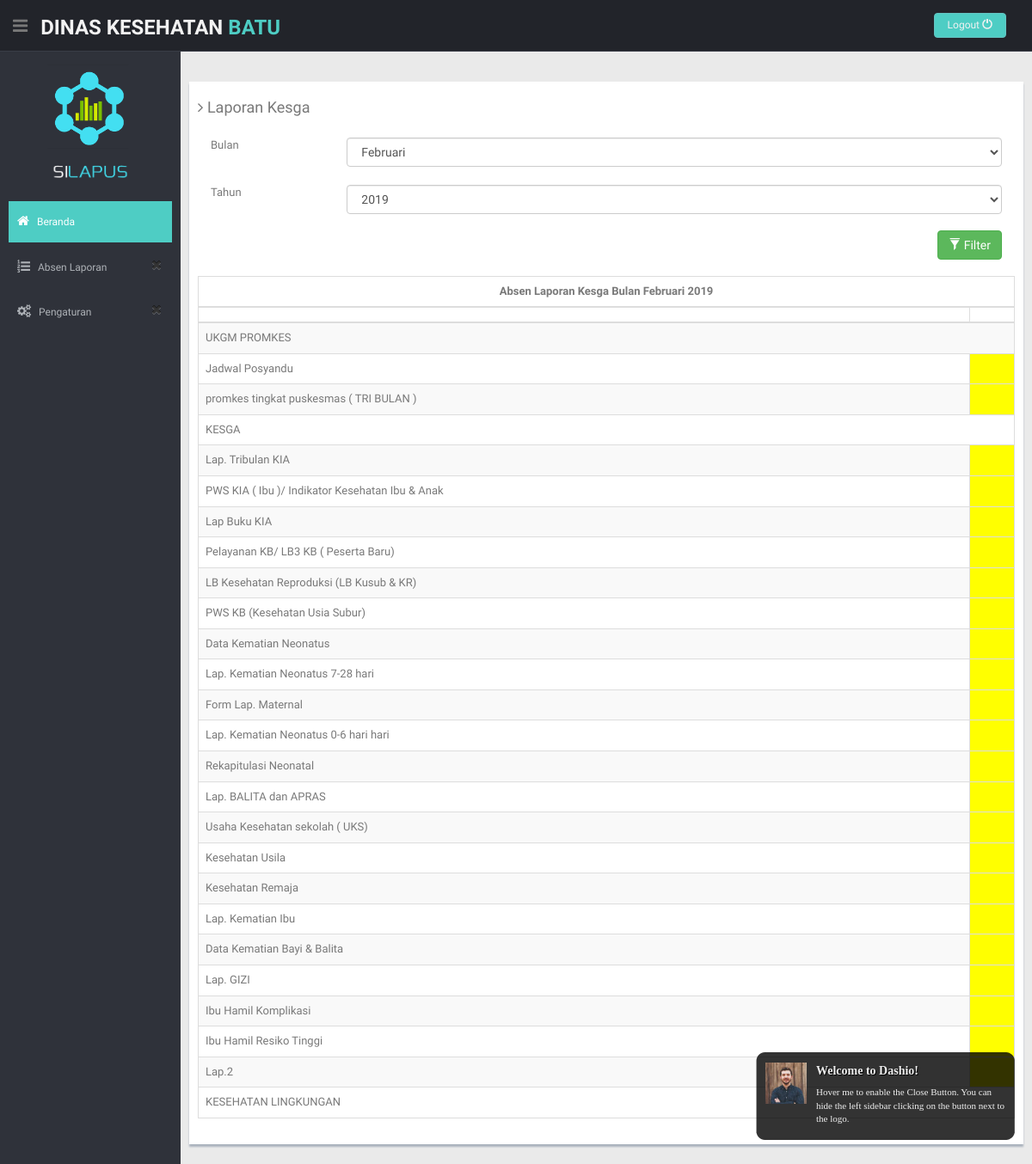
The page /index.php/user/laporanKesgaUser on the database its author committed.
### tables this page shows
CREATE TABLE `formatkategori` (
  `idKategori` int(11) NOT NULL,
  `namaKategori` varchar(225) NOT NULL,
  `jenisLaporan` enum('KESGA','P2PL','YANKES','') NOT NULL
);

CREATE TABLE `detaillaporan` (
  `idDetailLaporan` int(11) NOT NULL,
  `idLaporan` varchar(50) NOT NULL,
  `namaField` varchar(225) NOT NULL,
  `namaKategori` varchar(200) NOT NULL,
  `Batu` varchar(255) NOT NULL DEFAULT 'BELUM',
  `Junrejo` varchar(255) NOT NULL,
  `Beji` varchar(255) NOT NULL,
  `Sisir` varchar(255) NOT NULL,
  `Bumiaji` varchar(255) NOT NULL DEFAULT 'BELUM',
  `terima` text NOT NULL,
  `susulan` text NOT NULL,
  `Kepanjen` varchar(100) DEFAULT NULL
);

### application/controllers/User.php (called while the page is built, shortened)
<?php
class User extends CI_Controller {
	public function __construct()
	{
		$this->load->model('UserModel');
		$this->load->model('KesgaModel');
		$this->load->model('P2plModel');
		$this->load->model('YankesModel');
	}
	public function laporanKesgaUser()
	{
		$this->load->helper('url');
		$this->load->helper('form');
		$query = $this->db->query("select tahun,bulan from laporan where jenisLaporan= 'KESGA' order by kodeLaporan DESC LIMIT 1");
  foreach ($query->result() as $key) {
        $data['bulan']= $key->bulan;
        $data['tahun']= $key->tahun;
      }
		$data['kategori']= $this->KesgaModel->getKategoriKesga();
		$data['laporan']= $this->KesgaModel->getLastLaporan();
		$this->load->view('headeruser');
		$this->load->view('laporanKesgaUser',$data);
	}
}

### index.php (called while the page is built, shortened)
<?php
require_once BASEPATH.'core/CodeIgniter.php';

### application/models/KesgaModel.php (called while the page is built, shortened)
<?php
class KesgaModel extends CI_Model {
    public function getKategoriKesga()
    {
        $this->db->where('jenisLaporan', "KESGA");
        $query = $this->db->get('formatkategori');
        if($query->num_rows()>0){
            return $query->result();
        }
    }
    public function getLastLaporan(){
        $this->db->select('*');
        $this->db->distinct();
        $this->db->from('detaillaporan');
        $this->db->join('laporan', 'laporan.kodeLaporan = detaillaporan.idLaporan');
        $this->db->where('detaillaporan.idLaporan', '(SELECT kodeLaporan from laporan WHERE jenisLaporan = "KESGA" ORDER by kodeLaporan DESC LIMIT 1)',false);
         $query = $this->db->get();
            return $query->result();
    }
}

### application/views/laporanKesgaUser.php (the view, shortened to what this page needs)
    <section id="main-content">
          <div class="col-lg-12">
      <section class="wrapper">
        <div class="row">
          <div class="row mt">
            <div class="form-panel">
              <h4 class="mb"><i class="fa fa-angle-right"></i> Laporan Kesga <?php echo  $this->session->userdata('logged_in')['namaPuskes'];?></h4>
             <?php echo form_open('User/filterKesga'); ?>
                <div class="form-group">
                  <label class="col-sm-2 col-sm-2 control-label">Bulan</label>
                  <div class="col-sm-10">
                     <select class="form-control" name="bulan" id="bulan">
                  <?php
                  $daftarBulan = array("Januari","Februari","Maret","April","Mei","Juni","Juli","Agustus","September","Oktober", "Desember");
                  foreach ($daftarBulan as $key) {
                  if($key== $bulan){?>
                    <option value="<?php echo $key?>" selected=""><?php echo $key?></option>
                 <?php }
                  else{?>
                     <option value="<?php echo $key?>" ><?php echo $key?></option>
                  <?php }}?>
                </select>
                  </div>
                </div>
                <div class="form-group"><br><br><br>
                  <label class="col-sm-2 col-sm-2 control-label">Tahun</label>
                  <div class="col-sm-10">
                   <select class="form-control" name="tahun" id="tahun">
                  <?php for($i=2015 ; $i<=2023;$i++){
                    if($i==$tahun){?>
                  <option value="<?php echo $i?>" selected=""><?php echo $i?></option>
            <?php   } else{?>
            <option value="<?php echo $i?>" ><?php echo $i?></option>
                  <?php   }} ?>
                </select><br>
                  </div>
                </div>
                <div class="form-group">
                <div class="col-sm-12" align="right">
               <button type="submit" id="btn-filter" class="btn btn-success" ><span class="glyphicon glyphicon-filter" ></span>  Filter</button>
                <?php echo form_close();?>
                           <br><br>
                  </div>
                </div>
                <table id="table" class="table table-striped table-bordered" cellspacing="0" width="100%">
            <thead>
            <tr>
              <th colspan="8" ><center>Absen Laporan Kesga Bulan <?php echo $bulan." "; echo $tahun?> </center> </th>
            </tr>
                <tr>
                    <th></th>
                    <th><?php echo $this->session->userdata('logged_in')['namaPuskes'];?></th>
                </tr>
            </thead>
            <tbody>
            <?php
            $nama = $this->session->userdata('logged_in')['namaPuskes'];
             foreach($kategori as $key){?>
              <tr>
                  <td colspan="6"><?php echo $key->namaKategori?></td>
              </tr>
              <?php foreach ($laporan as $data) {
                if($key->namaKategori==$data->namaKategori){?>
              <tr>
                <td><?php echo $data->namaField?></td>
              <?php if($data-> $nama== "SUDAH") {?>
                <td><input type="checkbox" name="feeling" value="good" checked="" disabled readonly=""></td>
              <?php }else{?>
              <td style="background: yellow"></td>
              <?php } ?>
              </tr>
              <?php }}} ?>
            </tbody>
        </table>
            </div>
          </div>
      </section>
</body>
</html>

### assets/css/style.css (style rules this page uses)
body { color: #797979; background: #eaeaea; font-family: 'Ruda', sans-serif; padding: 0px !important; margin: 0px !important; font-size:13px; }
.mt { margin-top: 25px; }
.mb { margin-bottom: 25px; }
#main-content { margin-left: 210px; }
.wrapper { display: inline-block; margin-top: 60px; padding-left: 15px; padding-right: 15px; padding-bottom: 15px; padding-top: 0px; width: 100%; }
.form-panel { background: #ffffff; margin: 10px; padding: 10px; box-shadow: 0px 3px 2px #aab2bd; text-align: left; }
label { font-weight: 400; }

### rows shown on the page
formatkategori: namaKategori "UKGM PROMKES"
detaillaporan: namaField "Jadwal Posyandu"
detaillaporan: namaField "promkes tingkat puskesmas ( TRI BULAN )"
formatkategori: namaKategori "KESGA"
detaillaporan: namaField "Lap. Tribulan KIA"
detaillaporan: namaField "PWS KIA ( Ibu )/ Indikator Kesehatan Ibu & Anak"
detaillaporan: namaField "Lap Buku KIA"
detaillaporan: namaField "Pelayanan KB/ LB3 KB ( Peserta Baru)"
detaillaporan: namaField "LB Kesehatan Reproduksi (LB Kusub & KR)"
detaillaporan: namaField "PWS KB (Kesehatan Usia Subur)"
detaillaporan: namaField "Data Kematian Neonatus"
detaillaporan: namaField "Lap. Kematian Neonatus 7-28 hari"
detaillaporan: namaField "Form Lap. Maternal"
detaillaporan: namaField "Lap. Kematian Neonatus 0-6 hari hari"
detaillaporan: namaField "Rekapitulasi Neonatal"
detaillaporan: namaField "Lap. BALITA dan APRAS"
detaillaporan: namaField "Usaha Kesehatan sekolah ( UKS)"
detaillaporan: namaField "Kesehatan Usila"
detaillaporan: namaField "Kesehatan Remaja"
detaillaporan: namaField "Lap. Kematian Ibu"
detaillaporan: namaField "Data Kematian Bayi & Balita"
detaillaporan: namaField "Lap. GIZI"
detaillaporan: namaField "Ibu Hamil Komplikasi"
detaillaporan: namaField "Ibu Hamil Resiko Tinggi"
detaillaporan: namaField "Lap.2"
formatkategori: namaKategori "KESEHATAN LINGKUNGAN"

### other values the page prints
$bulan "Februari"
$tahun "2019"
form field bulan "Februari"
form field tahun "2019"
